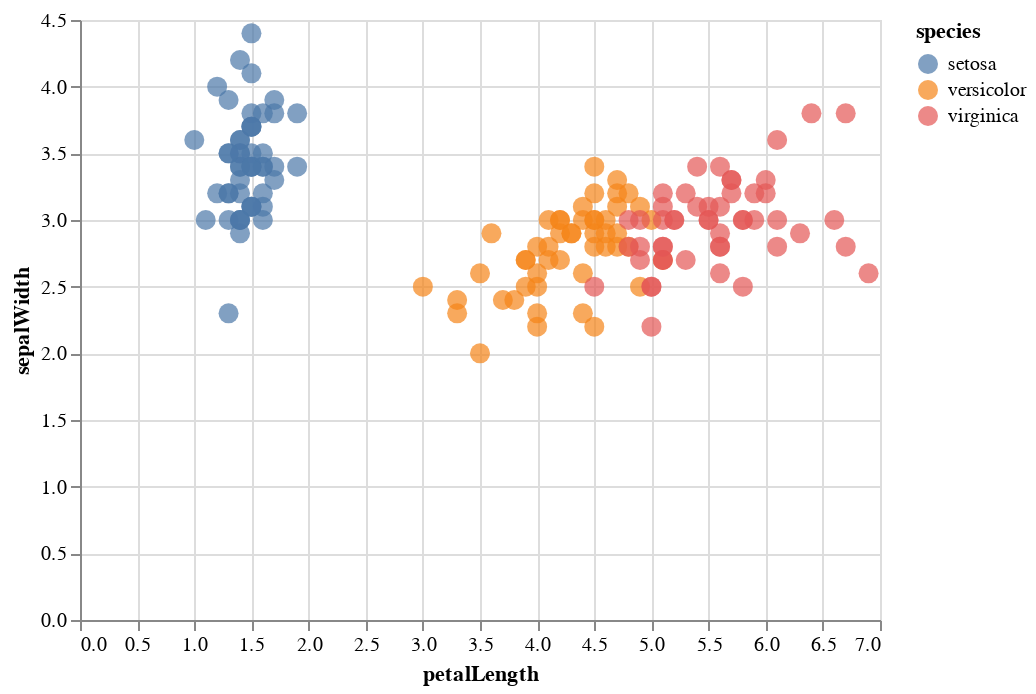

Source (notebook cell):
### Markdown cell above
## Flowers: Iris

### Code cell
import altair as alt
alt.renderers.enable('colab')
# Vega has super clean data for playing around
from vega_datasets import data

iris = data.iris()
# petalLength by sepalWidth, like crosstabs but better
alt.Chart(iris).mark_circle(size=100).encode(
    x='petalLength',
    y='sepalWidth',
    color='species',
    tooltip=list(iris.columns)
)

### Figure 1 — Vega-Lite specification as saved in the notebook (floating-point values rounded to 4 significant figures; data arrays with more than 128 entries replaced by an {"elided": "..."} marker saying what was removed)
{"config": {"view": {"continuousWidth": 400, "continuousHeight": 300}}, "data": {"name": "data-a264acbd6e539a8b3afc0cb5f240fb57"}, "mark": {"type": "circle", "size": 100}, "encoding": {"color": {"type": "nominal", "field": "species"}, "tooltip": [{"type": "quantitative", "field": "sepalLength"}, {"type": "quantitative", "field": "sepalWidth"}, {"type": "quantitative", "field": "petalLength"}, {"type": "quantitative", "field": "petalWidth"}, {"type": "nominal", "field": "species"}], "x": {"type": "quantitative", "field": "petalLength"}, "y": {"type": "quantitative", "field": "sepalWidth"}}, "$schema": "https://vega.github.io/schema/vega-lite/v4.0.0.json", "datasets": {"data-a264acbd6e539a8b3afc0cb5f240fb57": {"elided": "150 records"}}}
